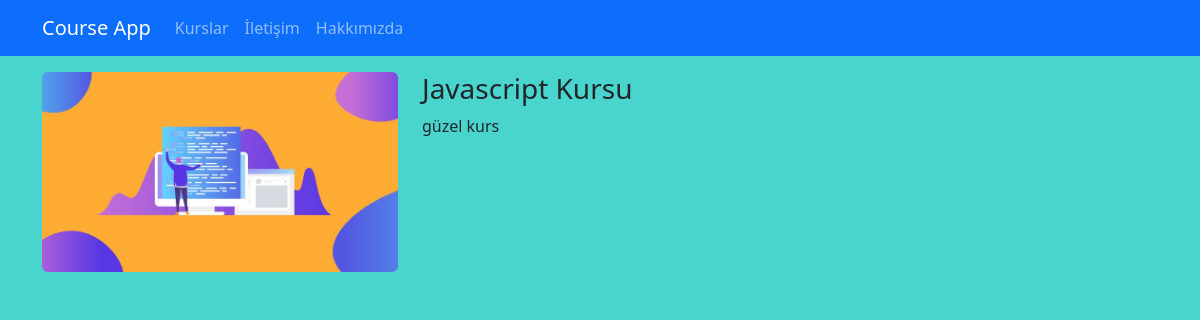
Screenshot of /kurs/javascript-kursu with the database file from the repository.
### courses/models.py (models this page shows, shortened)
class Course(models.Model):
    title = models.CharField(max_length=50)
    description = models.TextField()
    imageUrl = models.CharField(max_length=50, blank=False)
    date = models.DateField(auto_now=True)
    isActive = models.BooleanField()
    slug = models.SlugField(default="", blank=True, editable=False, null=False, unique=True, db_index=True)
    category = models.ForeignKey(Category, default=1, on_delete=models.CASCADE, related_name="kurslar")

### courses/views.py (the view)
# urls.py: path('<slug:slug>', details, name="course_details"),
def details(request, slug):
    course = get_object_or_404(Course, slug= slug)
    context = dict(
        course = course
    )
    return render(request, "courses/details.html", context)

### courses/templates/courses/details.html (shortened to what this page needs)
{% extends 'layout.html' %}
{% load static %}
{% block css_files %}
    <link rel="stylesheet" href="{% static 'courses/css/style.css' %}">
{% endblock %}
{% block content %}
    <div class="container mt-3">
        <div class="row">
            <div class="col-4">
                <img class="img-fluid rounded" src="{% static 'courses/img/'|add:course.imageUrl %}" alt="{{ course.title }}">
            </div>
            <div class="col-8">
               <h1 class="h3">{{ course.title }}</h1>
               <p>
                {{ course.description }}
               </p>
            </div>
        </div>
    </div>
{% endblock content %}

### courses/static/courses/css/style.css (style rules this page uses)
body { background-color: rgb(73, 212, 205); }

### rows the page displays
Course: imageUrl (picture), title "Javascript Kursu", description "güzel kurs"
